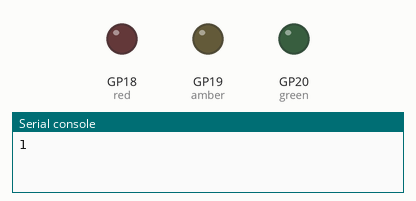
Recording of a program running on a simulated Raspberry Pi Pico running MicroPython. Parts: output pins drawn as LEDs (lit = HIGH), the last lines printed to the serial console.

Above: at 0.25 s.
At 2.85 s:
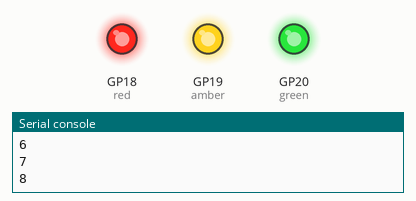
Timing chart, 0 to 3.1 s (numbered marks = the images above):
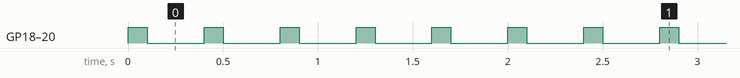

The program:

day2-led-toggle.py
```python
# Imports
from machine import Pin
import time

#Set up our LED names and GPIO pin numbers
red = Pin(18, Pin.OUT)
amber = Pin(19, Pin.OUT)
green = Pin(20, Pin.OUT)

counter = 1 # Set the counter to start at 1

while counter < 2000: # While count is less than 2000...

    print(counter) # Print the current counter

    # LEDs all on
    red.value(1)
    amber.value(1)
    green.value(1)

    time.sleep(0.1) # Wait for keeping LEDs on

    # LEDs all off
    red.value(0)
    amber.value(0)
    green.value(0)

    time.sleep(0.3) # Wait for keeping LEDs of

    counter += 1 # Add 1 to our counter
```

Measured:
- by itself, GP18 (red), GP19 (amber), GP20 (green): alternates HIGH for 0.10 s and LOW for 0.30 s
